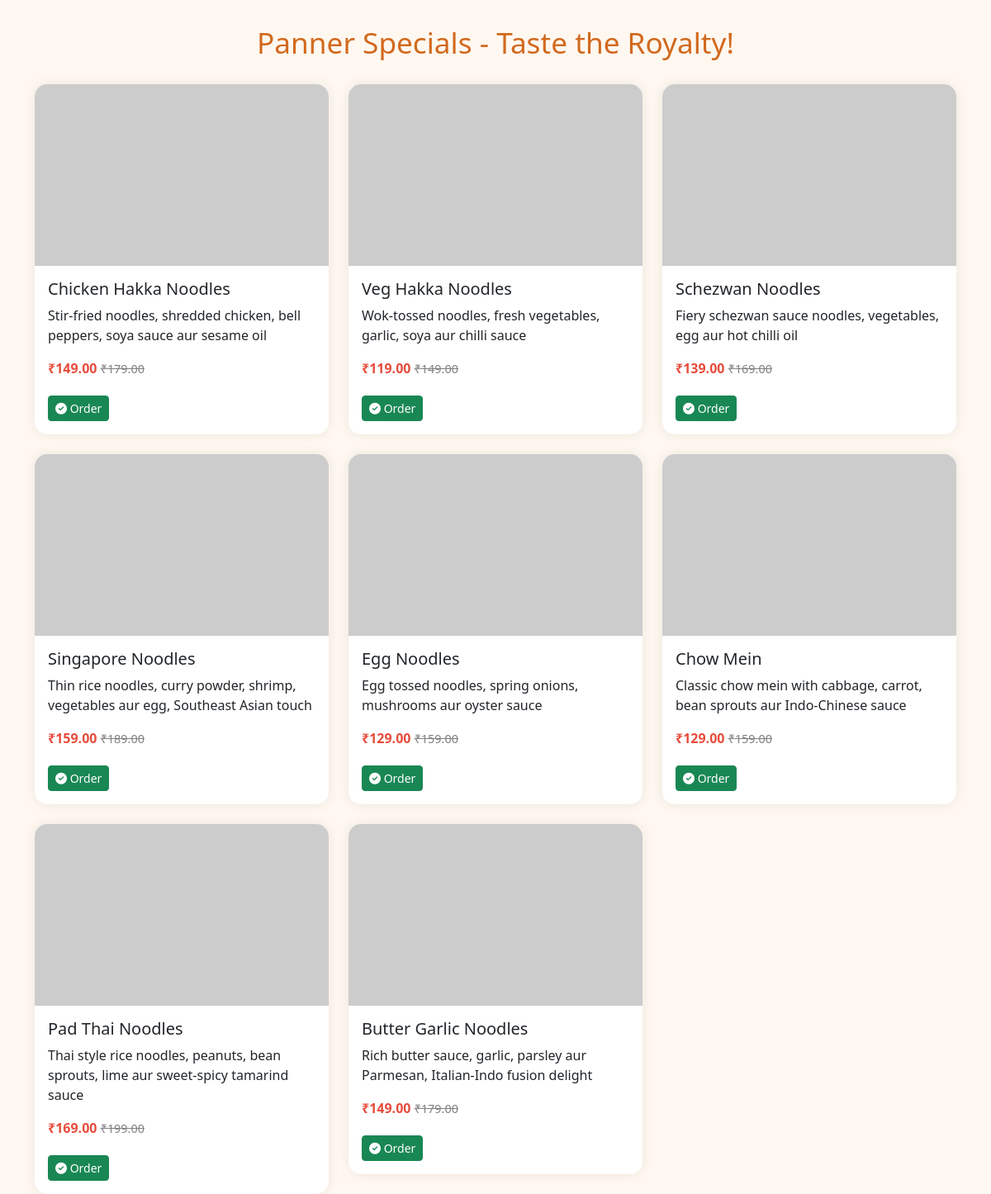
The app's page /noodles.php with its own data.
### tables this page shows
CREATE TABLE IF NOT EXISTS `biryanis` (
    `id`          INT(11) NOT NULL AUTO_INCREMENT,
    `food_name`   VARCHAR(200) NOT NULL,
    `image`       VARCHAR(300) DEFAULT NULL,
    `description` TEXT DEFAULT NULL,
    `price`       DECIMAL(10,2) NOT NULL DEFAULT 0.00,
    `offer_price` DECIMAL(10,2) DEFAULT 0.00,
    `category`    VARCHAR(100) DEFAULT 'biryani',
    `created_at`  TIMESTAMP DEFAULT CURRENT_TIMESTAMP,
    PRIMARY KEY (`id`)
);

### noodles.php (the view, shortened to what this page needs)
<?php
$conn = mysqli_connect("localhost", "root", "", "fooddb");
$sql = "SELECT * FROM biryanis WHERE category='noodles'";
$result = mysqli_query($conn, $sql);
?>
<!DOCTYPE html>
<html lang="en">
<head>
  <link href="https://cdn.jsdelivr.net/npm/bootstrap@5.3.3/dist/css/bootstrap.min.css" rel="stylesheet">
  <link rel="stylesheet" href="https://cdnjs.cloudflare.com/ajax/libs/font-awesome/6.5.0/css/all.min.css">
</head>
<body>
<div class="container">
  <h2 class="heading"> Panner Specials - Taste the Royalty!</h2>
  <div class="row g-4">
    <?php while($row = mysqli_fetch_assoc($result)): ?>
      <div class="col-md-4 col-sm-6">
        <div class="card">
          <img src="<?= htmlspecialchars($row['image']); ?>" alt="<?= htmlspecialchars($row['food_name']); ?>" class="food-img">
          <div class="card-body">
            <h5 class="card-title"><?= htmlspecialchars($row['food_name']); ?></h5>
            <p class="card-text"><?= htmlspecialchars($row['description']); ?></p>
            <p>
              <span class="price">₹<?= $row['offer_price']; ?></span>
              <span class="original-price">₹<?= $row['price']; ?></span>
            </p>
            <div class="btns">
              <a href="order.php?id=<?= $row['id']; ?>" class="btn btn-success btn-sm"><i class="fas fa-check-circle"></i> Order</a>
            </div>
          </div>
        </div>
      </div>
    <?php endwhile; ?>
  </div>
</div>
</body>
</html>

### noodles.php (style rules this page uses)
body { background: #fff8f0; font-family: 'Segoe UI', sans-serif; }
h2.heading { text-align: center; margin: 30px 0; font-size: 2.2rem; color: #d2691e; position: relative; animation: slideUp 1s ease-out; }
.card { border: none; border-radius: 15px; box-shadow: 0 0 15px rgba(0,0,0,0.08); transition: transform 0.3s ease; overflow: hidden; }
.food-img { height: 220px; width: 100%; object-fit: cover; }
.price { color: #e74c3c; font-weight: bold; }
.original-price { text-decoration: line-through; color: grey; font-size: 0.9rem; }
.btns a { margin: 5px 5px 0 0; }

### records on screen
biryanis: food_name "Chicken Hakka Noodles", description "Stir-fried noodles, shredded chicken, bell peppers, soya sauce aur sesame oil", offer_price "149.00", price "179.00"
biryanis: food_name "Veg Hakka Noodles", description "Wok-tossed noodles, fresh vegetables, garlic, soya aur chilli sauce", offer_price "119.00", price "149.00"
biryanis: food_name "Schezwan Noodles", description "Fiery schezwan sauce noodles, vegetables, egg aur hot chilli oil", offer_price "139.00", price "169.00"
biryanis: food_name "Singapore Noodles", description "Thin rice noodles, curry powder, shrimp, vegetables aur egg, Southeast Asian touch", offer_price "159.00", price "189.00"
biryanis: food_name "Egg Noodles", description "Egg tossed noodles, spring onions, mushrooms aur oyster sauce", offer_price "129.00", price "159.00"
biryanis: food_name "Chow Mein", description "Classic chow mein with cabbage, carrot, bean sprouts aur Indo-Chinese sauce", offer_price "129.00", price "159.00"
biryanis: food_name "Pad Thai Noodles", description "Thai style rice noodles, peanuts, bean sprouts, lime aur sweet-spicy tamarind sauce", offer_price "169.00", price "199.00"
biryanis: food_name "Butter Garlic Noodles", description "Rich butter sauce, garlic, parsley aur Parmesan, Italian-Indo fusion delight", offer_price "149.00", price "179.00"
